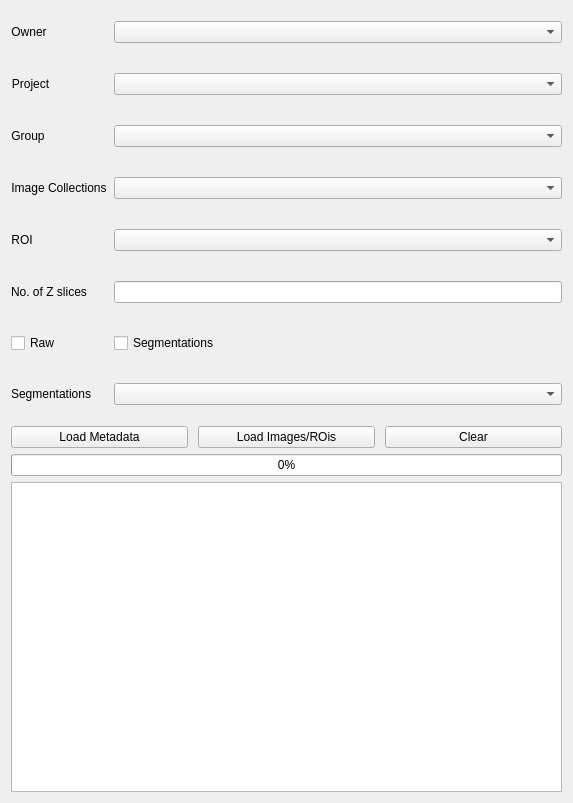
<?xml version="1.0" encoding="UTF-8"?>
<ui version="4.0">
 <class>Form</class>
 <widget class="QWidget" name="Form">
  <property name="geometry">
   <rect>
    <x>0</x>
    <y>0</y>
    <width>573</width>
    <height>803</height>
   </rect>
  </property>
  <property name="windowTitle">
   <string>Form</string>
  </property>
  <layout class="QVBoxLayout" name="verticalLayout_2">
   <item>
    <layout class="QGridLayout" name="gridLayout">
     <property name="topMargin">
      <number>10</number>
     </property>
     <property name="horizontalSpacing">
      <number>7</number>
     </property>
     <property name="verticalSpacing">
      <number>30</number>
     </property>
     <item row="6" column="1">
      <layout class="QHBoxLayout" name="horizontalLayout_8">
       <item>
        <widget class="QComboBox" name="group_cbbox"/>
       </item>
      </layout>
     </item>
     <item row="5" column="1">
      <layout class="QHBoxLayout" name="horizontalLayout_4">
       <item>
        <widget class="QComboBox" name="project_cbbox"/>
       </item>
      </layout>
     </item>
     <item row="11" column="1">
      <layout class="QVBoxLayout" name="verticalLayout">
       <property name="spacing">
        <number>15</number>
       </property>
       <item>
        <widget class="QComboBox" name="seg_cbbox"/>
       </item>
      </layout>
     </item>
     <item row="4" column="0" alignment="Qt::AlignLeft">
      <widget class="QLabel" name="owner_lbl">
       <property name="text">
        <string>Owner</string>
       </property>
       <property name="alignment">
        <set>Qt::AlignCenter</set>
       </property>
      </widget>
     </item>
     <item row="4" column="1">
      <layout class="QHBoxLayout" name="horizontalLayout_2">
       <item>
        <widget class="QComboBox" name="owner_cbbox"/>
       </item>
      </layout>
     </item>
     <item row="5" column="0" alignment="Qt::AlignLeft">
      <widget class="QLabel" name="project_lbl">
       <property name="text">
        <string>Project</string>
       </property>
       <property name="scaledContents">
        <bool>true</bool>
       </property>
       <property name="alignment">
        <set>Qt::AlignCenter</set>
       </property>
      </widget>
     </item>
     <item row="8" column="1">
      <layout class="QHBoxLayout" name="horizontalLayout">
       <item>
        <widget class="QComboBox" name="roi_cbbox"/>
       </item>
      </layout>
     </item>
     <item row="7" column="1">
      <layout class="QHBoxLayout" name="horizontalLayout_9">
       <item>
        <widget class="QComboBox" name="ic_cbbox"/>
       </item>
      </layout>
     </item>
     <item row="7" column="0" alignment="Qt::AlignLeft">
      <widget class="QLabel" name="label_2">
       <property name="text">
        <string>Image Collections</string>
       </property>
       <property name="alignment">
        <set>Qt::AlignCenter</set>
       </property>
      </widget>
     </item>
     <item row="8" column="0" alignment="Qt::AlignLeft">
      <widget class="QLabel" name="roi_lbl">
       <property name="text">
        <string>ROI</string>
       </property>
       <property name="alignment">
        <set>Qt::AlignCenter</set>
       </property>
      </widget>
     </item>
     <item row="6" column="0" alignment="Qt::AlignLeft">
      <widget class="QLabel" name="group_lbl">
       <property name="text">
        <string>Group</string>
       </property>
       <property name="alignment">
        <set>Qt::AlignCenter</set>
       </property>
      </widget>
     </item>
     <item row="10" column="1">
      <widget class="QCheckBox" name="checkBox">
       <property name="text">
        <string>Segmentations</string>
       </property>
      </widget>
     </item>
     <item row="11" column="0">
      <widget class="QLabel" name="seg_lbl">
       <property name="text">
        <string>Segmentations</string>
       </property>
      </widget>
     </item>
     <item row="10" column="0">
      <widget class="QCheckBox" name="checkBox_2">
       <property name="text">
        <string>Raw</string>
       </property>
      </widget>
     </item>
     <item row="9" column="0">
      <widget class="QLabel" name="zslices_lbl">
       <property name="text">
        <string>No. of Z slices</string>
       </property>
      </widget>
     </item>
     <item row="9" column="1">
      <widget class="QLineEdit" name="zslice_le"/>
     </item>
    </layout>
   </item>
   <item>
    <spacer name="horizontalSpacer">
     <property name="orientation">
      <enum>Qt::Horizontal</enum>
     </property>
     <property name="sizeHint" stdset="0">
      <size>
       <width>40</width>
       <height>15</height>
      </size>
     </property>
    </spacer>
   </item>
   <item>
    <layout class="QHBoxLayout" name="horizontalLayout_3">
     <property name="spacing">
      <number>10</number>
     </property>
     <item>
      <widget class="QPushButton" name="load_metadata_btn">
       <property name="text">
        <string>Load Metadata</string>
       </property>
      </widget>
     </item>
     <item>
      <widget class="QPushButton" name="loadn_main_btn">
       <property name="text">
        <string>Load Images/ROis</string>
       </property>
      </widget>
     </item>
     <item>
      <widget class="QPushButton" name="clear_btn">
       <property name="text">
        <string>Clear</string>
       </property>
      </widget>
     </item>
    </layout>
   </item>
   <item>
    <widget class="QProgressBar" name="status_progress">
     <property name="value">
      <number>0</number>
     </property>
    </widget>
   </item>
   <item>
    <widget class="QListWidget" name="meta_ls"/>
   </item>
  </layout>
 </widget>
 <resources/>
 <connections/>
</ui>
